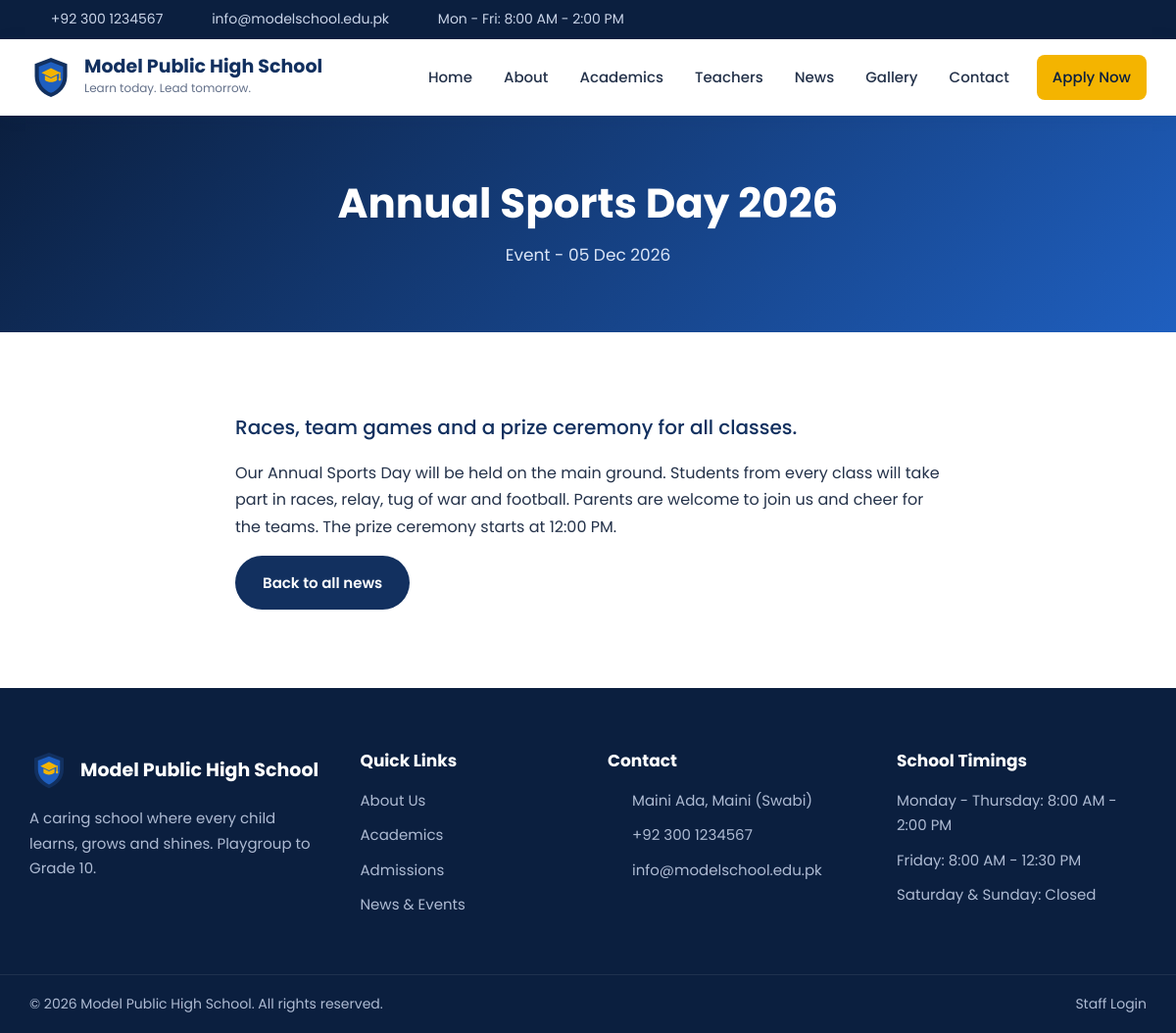
The page /public/news-view.php?id=1 on the database its author committed.
### tables this page shows
CREATE TABLE IF NOT EXISTS news (
  id INT AUTO_INCREMENT PRIMARY KEY,
  title VARCHAR(150) NOT NULL,
  category VARCHAR(30) NOT NULL DEFAULT 'News',
  summary VARCHAR(255) NOT NULL,
  body TEXT NOT NULL,
  event_date DATE NOT NULL,
  created_at TIMESTAMP DEFAULT CURRENT_TIMESTAMP
);

### app/classes/News.php (called while the page is built, shortened)
<?php
class News
{
    public static function find($id)
    {
        $db = Database::connect();
        $stmt = $db->prepare('SELECT * FROM news WHERE id = ?');
        $stmt->execute([$id]);
        return $stmt->fetch();
    }
}

### public/news-view.php (the view, shortened to what this page needs)
<?php
$id = (int) ($_GET['id'] ?? 0);
$item = News::find($id);
$pageTitle = $item['title'];
$pageIntro = $item['category'] . ' - ' . nice_date($item['event_date']);
require __DIR__ . '/../app/views/header.php';
require __DIR__ . '/../app/views/page-hero.php';
?>
<section class="section">
    <div class="container article">
        <p class="article-lead"><?= e($item['summary']) ?></p>
        <p><?= nl2br(e($item['body'])) ?></p>
        <a href="<?= url('news.php') ?>" class="btn btn-primary">Back to all news</a>
    </div>
</section>
<?php require __DIR__ . '/../app/views/footer.php'; ?>

### app/views/page-hero.php (shortened to what this page needs)
<section class="page-hero">
    <div class="container">
        <h1><?= e($pageTitle) ?></h1>
        <p><?= e($pageIntro ?? '') ?></p>
    </div>
</section>

### public/assets/css/style.css (style rules this page uses)
:root { --navy: #12305f; --navy-dark: #0b1f3f; --blue: #1f5fbf; --gold: #f4b400; --gold-dark: #d99a00; --green: #1e9e6a; --red: #d64545; --text: #24324a; --muted: #64718a; --light: #f3f6fb; --border: #e1e7f0; --white: #ffffff; --radius: 14px; --shadow: 0 10px 30px rgba(18, 48, 95, 0.08); }
* { box-sizing: border-box; }
body { margin: 0; font-family: "Poppins", "Segoe UI", Arial, sans-serif; font-size: 16px; line-height: 1.7; color: var(--text); background: var(--white); }
h1, h2, h3, h4 { margin: 0 0 12px; line-height: 1.25; color: var(--navy); }
h1 { font-size: 46px; }
p { margin: 0 0 16px; }
a { color: var(--blue); text-decoration: none; }
.container { width: 100%; max-width: 1180px; margin: 0 auto; padding: 0 20px; }
.section { padding: 80px 0; }
.btn { display: inline-flex; align-items: center; gap: 8px; padding: 13px 26px; border: 2px solid transparent; border-radius: 50px; font-family: inherit; font-size: 15px; font-weight: 600; cursor: pointer; transition: 0.2s; }
.btn-primary { background: var(--navy); color: var(--white); }
.page-hero { padding: 64px 0; background: linear-gradient(135deg, var(--navy-dark), var(--blue)); color: #dce6f7; text-align: center; }
.page-hero h1 { color: var(--white); font-size: 42px; }
.page-hero p { margin: 0; font-size: 17px; }
.article { max-width: 760px; }
.article-lead { font-size: 20px; color: var(--navy); font-weight: 500; }

### rows shown on the page
news: title "Annual Sports Day 2026", pageIntro "Event - 05 Dec 2026", summary "Races, team games and a prize ceremony for all classes.", body "Our Annual Sports Day will be held on the main ground. Students from every class will take part in races, relay, tug of war and football. Parents are welcome to join us and cheer for the teams. The prize ceremony starts at 12:00 PM."

### other values the page prints
SCHOOL_PHONE "+92 300 1234567"
SCHOOL_EMAIL "info@modelschool.edu.pk"
SCHOOL_NAME "Model Public High School"
SCHOOL_TAGLINE "Learn today. Lead tomorrow."
SCHOOL_ADDRESS "Maini Ada, Maini (Swabi)"
